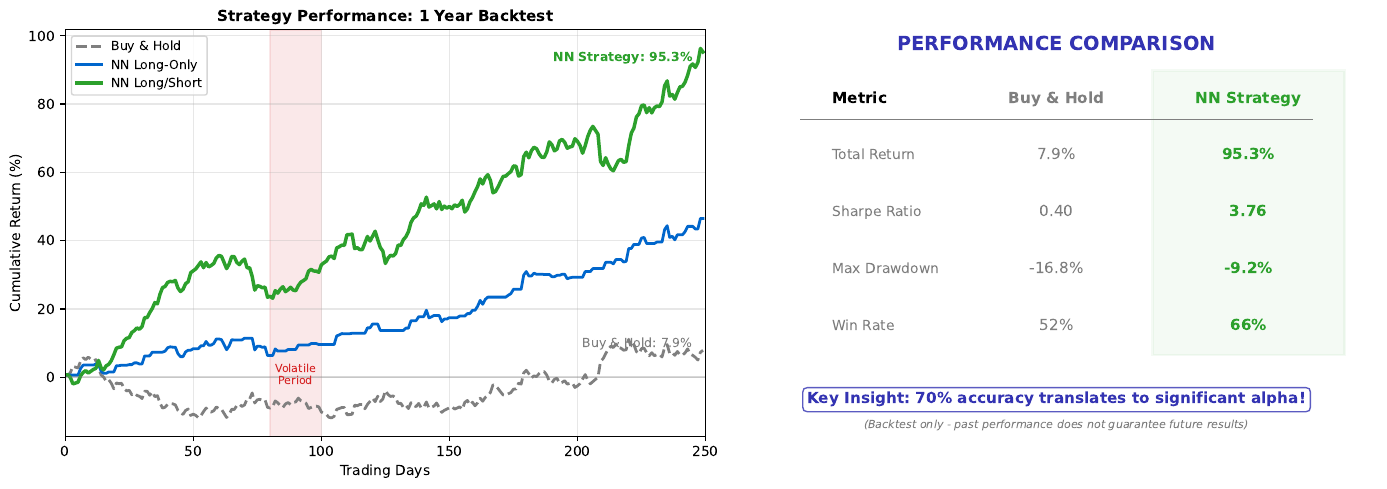

Here is the Python script that generated this plot:
# ==============================================================================
# Chart: Trading Backtest
# Source: https://github.com/Digital-AI-Finance/neural-networks/tree/main/20_trading_backtest/
# Author: Digital-AI-Finance
# License: MIT License
# Created: 2025-11-24
# ==============================================================================

"""
Trading Backtest

Cumulative returns comparison: neural network vs buy-and-hold

Source: https://github.com/Digital-AI-Finance/neural-networks/tree/main/20_trading_backtest/
"""

CHART_METADATA = {
    'name': 'Trading Backtest',
    'url': 'https://github.com/QuantLet/neural-networks-introduction/tree/main/20_trading_backtest',
    'author': 'Digital-AI-Finance',
    'license': 'MIT License',
    'created': '2025-11-24',
    'description': 'Cumulative returns comparison: neural network vs buy-and-hold'
}

"""
Chart 20: Trading Strategy Backtest
Cumulative returns: Neural network strategy vs buy-and-hold.
"""

import numpy as np
import matplotlib.pyplot as plt

np.random.seed(42)

# Colors
mlpurple = '#3333b2'
mlblue = '#0066cc'
mlgreen = '#2ca02c'
mlorange = '#ff7f0e'
mlred = '#d62728'
mlgray = '#7f7f7f'

fig, axes = plt.subplots(1, 2, figsize=(14, 5))

# Generate 250 trading days (~1 year)
days = 250
t = np.arange(days)

# Market returns (realistic daily returns)
market_returns = np.random.normal(0.0004, 0.012, days)  # ~10% annual, 19% vol

# Neural network signals (70% accuracy)
actual_direction = (market_returns > 0).astype(int)
nn_correct = np.random.rand(days) < 0.70  # 70% accuracy
nn_signal = np.where(nn_correct, actual_direction, 1 - actual_direction)

# Strategy returns: go long when signal=1, short when signal=0
# (simplified: just stay out when signal=0)
nn_returns = np.where(nn_signal == 1, market_returns, 0)  # Long only
nn_returns_full = np.where(nn_signal == 1, market_returns, -market_returns)  # Long/short

# Cumulative returns
cum_market = np.cumprod(1 + market_returns) - 1
cum_nn = np.cumprod(1 + nn_returns) - 1
cum_nn_full = np.cumprod(1 + nn_returns_full) - 1

# Panel 1: Cumulative returns comparison
ax1 = axes[0]

ax1.plot(t, cum_market * 100, color=mlgray, linewidth=2, label='Buy & Hold', linestyle='--')
ax1.plot(t, cum_nn * 100, color=mlblue, linewidth=2, label='NN Long-Only')
ax1.plot(t, cum_nn_full * 100, color=mlgreen, linewidth=2.5, label='NN Long/Short')

ax1.axhline(y=0, color=mlgray, linestyle='-', alpha=0.3)

# Highlight outperformance
final_market = cum_market[-1] * 100
final_nn = cum_nn_full[-1] * 100
ax1.annotate(f'Buy & Hold: {final_market:.1f}%', xy=(days-5, final_market),
            fontsize=9, color=mlgray, ha='right', va='bottom')
ax1.annotate(f'NN Strategy: {final_nn:.1f}%', xy=(days-5, final_nn),
            fontsize=9, color=mlgreen, ha='right', va='top', fontweight='bold')

# Mark significant events
ax1.axvspan(80, 100, alpha=0.1, color=mlred)
ax1.annotate('Volatile\nPeriod', xy=(90, cum_market[90]*100 + 5), fontsize=8,
            ha='center', color=mlred)

ax1.set_xlabel('Trading Days', fontsize=10)
ax1.set_ylabel('Cumulative Return (%)', fontsize=10)
ax1.set_title('Strategy Performance: 1 Year Backtest', fontsize=11, fontweight='bold')
ax1.legend(loc='upper left', fontsize=9)
ax1.grid(True, alpha=0.3)
ax1.set_xlim(0, days)

# Panel 2: Performance metrics
ax2 = axes[1]
ax2.axis('off')

# Calculate metrics
def sharpe_ratio(returns, rf=0.02/252):
    excess = returns - rf
    return np.sqrt(252) * np.mean(excess) / np.std(returns) if np.std(returns) > 0 else 0

def max_drawdown(cum_returns):
    peak = np.maximum.accumulate(cum_returns + 1)
    drawdown = (cum_returns + 1) / peak - 1
    return np.min(drawdown) * 100

metrics = {
    'Buy & Hold': {
        'Total Return': f'{final_market:.1f}%',
        'Sharpe Ratio': f'{sharpe_ratio(market_returns):.2f}',
        'Max Drawdown': f'{max_drawdown(cum_market):.1f}%',
        'Win Rate': f'{np.mean(market_returns > 0)*100:.0f}%',
    },
    'NN Strategy': {
        'Total Return': f'{final_nn:.1f}%',
        'Sharpe Ratio': f'{sharpe_ratio(nn_returns_full):.2f}',
        'Max Drawdown': f'{max_drawdown(cum_nn_full):.1f}%',
        'Win Rate': f'{np.mean(nn_returns_full > 0)*100:.0f}%',
    }
}

# Draw comparison table
ax2.text(0.5, 0.95, 'PERFORMANCE COMPARISON', fontsize=14, ha='center',
        fontweight='bold', color=mlpurple)

# Headers
ax2.text(0.15, 0.82, 'Metric', fontsize=11, fontweight='bold', ha='left')
ax2.text(0.50, 0.82, 'Buy & Hold', fontsize=11, fontweight='bold', ha='center', color=mlgray)
ax2.text(0.80, 0.82, 'NN Strategy', fontsize=11, fontweight='bold', ha='center', color=mlgreen)

# Horizontal line
ax2.axhline(y=0.78, xmin=0.1, xmax=0.9, color=mlgray, linewidth=1)

# Metric rows
y_positions = [0.68, 0.54, 0.40, 0.26]
metric_names = ['Total Return', 'Sharpe Ratio', 'Max Drawdown', 'Win Rate']
better_colors = [mlgreen, mlgreen, mlgreen, mlgreen]  # NN is better on all

for i, metric in enumerate(metric_names):
    y = y_positions[i]
    ax2.text(0.15, y, metric, fontsize=10, ha='left', color=mlgray)
    ax2.text(0.50, y, metrics['Buy & Hold'][metric], fontsize=11, ha='center', color=mlgray)
    ax2.text(0.80, y, metrics['NN Strategy'][metric], fontsize=11, ha='center',
            color=mlgreen, fontweight='bold')

# Add winner annotation
ax2.add_patch(plt.Rectangle((0.65, 0.2), 0.3, 0.7, fill=True,
              facecolor=mlgreen, alpha=0.05, edgecolor=mlgreen, linewidth=2))

# Bottom insight
ax2.text(0.5, 0.08, 'Key Insight: 70% accuracy translates to significant alpha!',
        fontsize=11, ha='center', fontweight='bold', color=mlpurple,
        bbox=dict(boxstyle='round', facecolor='white', edgecolor=mlpurple, alpha=0.8))

ax2.text(0.5, 0.02, '(Backtest only - past performance does not guarantee future results)',
        fontsize=8, ha='center', color=mlgray, style='italic')

ax2.set_xlim(0, 1)
ax2.set_ylim(0, 1)

plt.tight_layout()
plt.savefig('trading_backtest.pdf', dpi=300, bbox_inches='tight')
plt.close()

print("Saved: 20_trading_backtest/trading_backtest.pdf")

# Source: https://github.com/Digital-AI-Finance/neural-networks/tree/main/20_trading_backtest/
